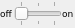
<?xml version="1.0" encoding="UTF-8"?>
<ui version="4.0">
 <class>ControlBarPlots</class>
 <widget class="QWidget" name="ControlBarPlots">
  <property name="geometry">
   <rect>
    <x>0</x>
    <y>0</y>
    <width>75</width>
    <height>28</height>
   </rect>
  </property>
  <property name="windowTitle">
   <string>Form</string>
  </property>
  <layout class="QHBoxLayout" name="horizontalLayout_2">
   <property name="spacing">
    <number>0</number>
   </property>
   <property name="margin">
    <number>0</number>
   </property>
   <item>
    <layout class="QHBoxLayout" name="horizontalLayout">
     <property name="spacing">
      <number>0</number>
     </property>
     <item>
      <widget class="QLabel" name="label_6">
       <property name="maximumSize">
        <size>
         <width>24</width>
         <height>16777215</height>
        </size>
       </property>
       <property name="font">
        <font>
         <family>Verdana</family>
         <pointsize>7</pointsize>
        </font>
       </property>
       <property name="text">
        <string>off</string>
       </property>
      </widget>
     </item>
     <item>
      <widget class="QSlider" name="slider">
       <property name="minimumSize">
        <size>
         <width>48</width>
         <height>0</height>
        </size>
       </property>
       <property name="maximumSize">
        <size>
         <width>48</width>
         <height>16777215</height>
        </size>
       </property>
       <property name="toolTip">
        <string>&lt;html&gt;&lt;head/&gt;&lt;body&gt;&lt;p&gt;&lt;span style=&quot; font-weight:600;&quot;&gt;Left&lt;/span&gt;   = data not received, no widget visible&lt;/p&gt;&lt;p&gt;&lt;span style=&quot; font-weight:600;&quot;&gt;Mid&lt;/span&gt;    = data received, but no widget visible&lt;/p&gt;&lt;p&gt;&lt;span style=&quot; font-weight:600;&quot;&gt;Right&lt;/span&gt; = data received, widget visible according to saved config&lt;/p&gt;&lt;/body&gt;&lt;/html&gt;</string>
       </property>
       <property name="maximum">
        <number>2</number>
       </property>
       <property name="pageStep">
        <number>1</number>
       </property>
       <property name="orientation">
        <enum>Qt::Horizontal</enum>
       </property>
       <property name="tickPosition">
        <enum>QSlider::TicksBothSides</enum>
       </property>
       <property name="tickInterval">
        <number>0</number>
       </property>
      </widget>
     </item>
     <item>
      <widget class="QLabel" name="label_7">
       <property name="maximumSize">
        <size>
         <width>24</width>
         <height>16777215</height>
        </size>
       </property>
       <property name="font">
        <font>
         <family>Verdana</family>
         <pointsize>7</pointsize>
        </font>
       </property>
       <property name="text">
        <string>on</string>
       </property>
      </widget>
     </item>
    </layout>
   </item>
  </layout>
 </widget>
 <resources/>
 <connections/>
</ui>
